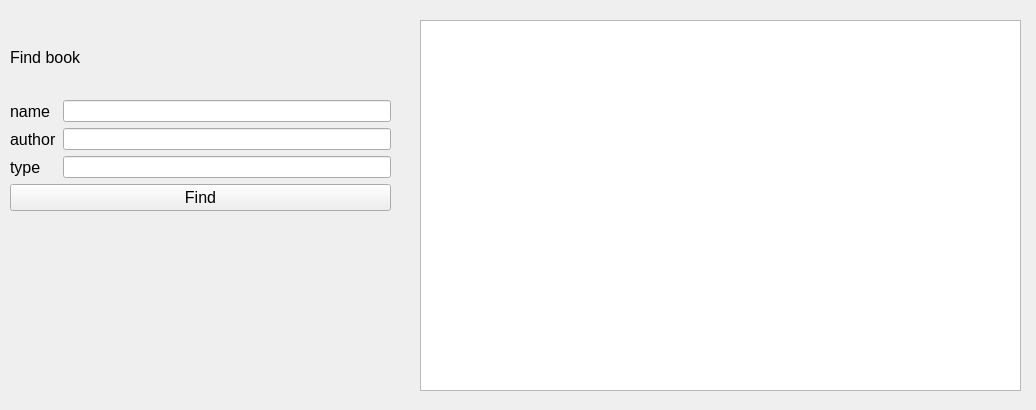
<?xml version="1.0" encoding="UTF-8"?>
<ui version="4.0">
 <class>findbook</class>
 <widget class="QWidget" name="findbook">
  <property name="geometry">
   <rect>
    <x>0</x>
    <y>0</y>
    <width>1036</width>
    <height>410</height>
   </rect>
  </property>
  <property name="windowTitle">
   <string>Form</string>
  </property>
  <widget class="QTableView" name="tableView">
   <property name="geometry">
    <rect>
     <x>420</x>
     <y>20</y>
     <width>601</width>
     <height>371</height>
    </rect>
   </property>
  </widget>
  <widget class="QWidget" name="">
   <property name="geometry">
    <rect>
     <x>10</x>
     <y>20</y>
     <width>381</width>
     <height>191</height>
    </rect>
   </property>
   <layout class="QVBoxLayout" name="verticalLayout_4">
    <item>
     <widget class="QLabel" name="label_4">
      <property name="font">
       <font>
        <pointsize>12</pointsize>
       </font>
      </property>
      <property name="text">
       <string>Find book</string>
      </property>
     </widget>
    </item>
    <item>
     <layout class="QVBoxLayout" name="verticalLayout_3">
      <item>
       <layout class="QHBoxLayout" name="horizontalLayout">
        <item>
         <layout class="QVBoxLayout" name="verticalLayout_2">
          <item>
           <widget class="QLabel" name="label">
            <property name="font">
             <font>
              <pointsize>12</pointsize>
             </font>
            </property>
            <property name="text">
             <string>name</string>
            </property>
           </widget>
          </item>
          <item>
           <widget class="QLabel" name="label_2">
            <property name="font">
             <font>
              <pointsize>12</pointsize>
             </font>
            </property>
            <property name="text">
             <string>author</string>
            </property>
           </widget>
          </item>
          <item>
           <widget class="QLabel" name="label_3">
            <property name="font">
             <font>
              <pointsize>12</pointsize>
             </font>
            </property>
            <property name="text">
             <string>type</string>
            </property>
           </widget>
          </item>
         </layout>
        </item>
        <item>
         <layout class="QVBoxLayout" name="verticalLayout">
          <item>
           <widget class="QLineEdit" name="txtname"/>
          </item>
          <item>
           <widget class="QLineEdit" name="txtauthor"/>
          </item>
          <item>
           <widget class="QLineEdit" name="txttype"/>
          </item>
         </layout>
        </item>
       </layout>
      </item>
      <item>
       <widget class="QPushButton" name="pushButton">
        <property name="font">
         <font>
          <pointsize>12</pointsize>
         </font>
        </property>
        <property name="text">
         <string>Find</string>
        </property>
       </widget>
      </item>
     </layout>
    </item>
   </layout>
  </widget>
 </widget>
 <resources/>
 <connections/>
</ui>
